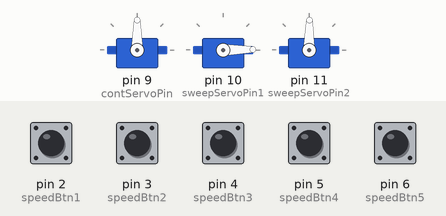
Bench run of a sketch on a simulated Arduino Uno, built with avr-gcc and run on an emulated ATmega328P. Shown: 3 × servo. The inputs (shaded band) are chosen by the test bench; at power-on: pin 2 (speedBtn1), pin 3 (speedBtn2), pin 4 (speedBtn3), pin 5 (speedBtn4), pin 6 (speedBtn5) HIGH.

Above: at 1.2 s.
1.3 s: pin 2 (speedBtn1) pulled LOW for 0.15 s
At 1.9 s:
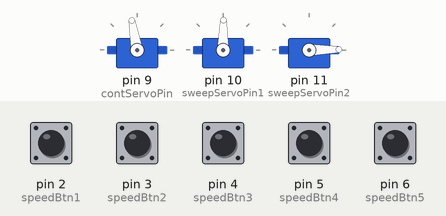
4.3 s: pin 4 (speedBtn3) pulled LOW for 0.15 s
At 5.19 s:
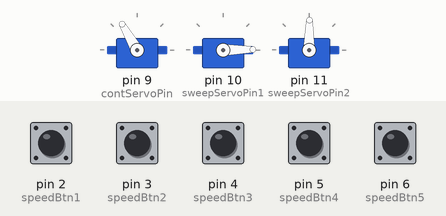
7.3 s: pin 3 (speedBtn2) pulled LOW for 0.15 s
At 8.26 s:
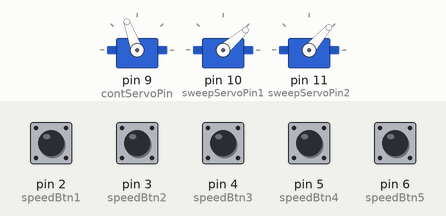
10.3 s: pin 6 (speedBtn5) pulled LOW for 0.15 s
At 10.64 s:
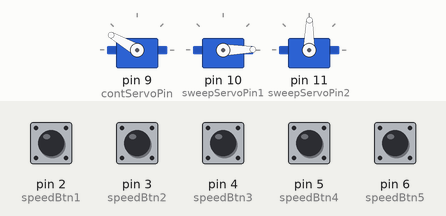
13.3 s: pin 5 (speedBtn4) pulled LOW for 0.15 s
At 14.04 s:
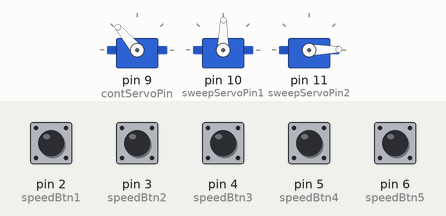
16.3 s: pin 3 (speedBtn2) pulled LOW for 1 s
At 17.1 s:
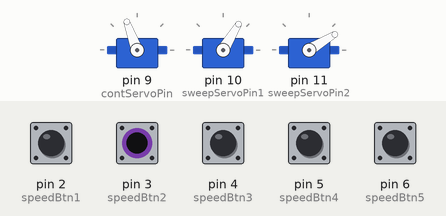
Timing chart, 0 to 20.3 s (numbered marks = the images above; inputs shaded):
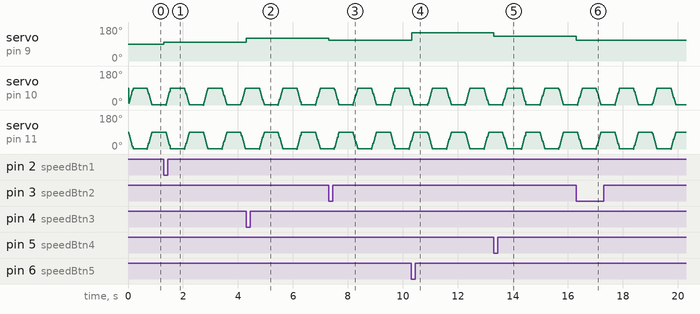

Measured:
- after the input at 1.3 s, servo on pin 9 (contServoPin): 90° → 100° at once
- after the input at 4.3 s, servo on pin 9 (contServoPin): 100° → 120° at once
- after the input at 7.3 s, servo on pin 9 (contServoPin): 120° → 110° at once
- after the input at 10.3 s, servo on pin 9 (contServoPin): 110° → 150° at once
- after the input at 13.3 s, servo on pin 9 (contServoPin): 150° → 130° at once
- after the input at 16.3 s, servo on pin 9 (contServoPin): 130° → 110° at once

The sketch:

button_movement.ino
```cpp
// Revisit to test slider capability for different speeds using only 1 pin instead of 5 total pins for 5 preset speeds
#include <Servo.h>

Servo continuousServo;
Servo sweepServo1;
Servo sweepServo2;

const int contServoPin = 9;
const int sweepServoPin1 = 10;
const int sweepServoPin2 = 11;

// 5 Speed Buttons
const int speedBtn1 = 2;
const int speedBtn2 = 3;
const int speedBtn3 = 4;
const int speedBtn4 = 5;
const int speedBtn5 = 6;

int contStop = 90;     // Adjust if needed for true stop
bool contAttached = true;

// Movement timing
unsigned long moveInterval = 2;
unsigned long pauseTime = 500;

// Sweep Servo 1 (0 ↔ 90)
int sweepPos1 = 0;
bool sweepUp1 = true;
bool pauseState1 = false;
unsigned long previousMillis1 = 0;
unsigned long pauseStart1 = 0;

// Sweep Servo 2 (90 ↔ 0)
int sweepPos2 = 90;
bool sweepUp2 = false;
bool pauseState2 = false;
unsigned long previousMillis2 = 0;
unsigned long pauseStart2 = 0;

void setup() {
  continuousServo.attach(contServoPin);
  sweepServo1.attach(sweepServoPin1);
  sweepServo2.attach(sweepServoPin2);

  pinMode(speedBtn1, INPUT_PULLUP);
  pinMode(speedBtn2, INPUT_PULLUP);
  pinMode(speedBtn3, INPUT_PULLUP);
  pinMode(speedBtn4, INPUT_PULLUP);
  pinMode(speedBtn5, INPUT_PULLUP);

  continuousServo.detach();  // Start with no signal
  contAttached = false;
}

void loop() {
  controlContinuousServo();
  sweepServoOne();
  sweepServoTwo();
}

// ----------------------------
// Continuous Servo – 5 Speed Presets
// ----------------------------
void controlContinuousServo() {

  int speed = 0;

  if (digitalRead(speedBtn1) == LOW) speed = 10;
  else if (digitalRead(speedBtn2) == LOW) speed = 20;
  else if (digitalRead(speedBtn3) == LOW) speed = 30;
  else if (digitalRead(speedBtn4) == LOW) speed = 40;
  else if (digitalRead(speedBtn5) == LOW) speed = 60;

  if (speed > 0) {
    if (!contAttached) {
      continuousServo.attach(contServoPin);
      contAttached = true;
    }
    continuousServo.write(contStop + speed);
  }
  else {
    if (contAttached) {
      continuousServo.detach();   // Remove signal completely
      contAttached = false;
    }
  }
}

// ----------------------------
// Sweep Servo 1 (0 ↔ 90)
// ----------------------------
void sweepServoOne() {
  unsigned long currentMillis = millis();

  if (pauseState1) {
    if (currentMillis - pauseStart1 >= pauseTime) {
      pauseState1 = false;
      sweepUp1 = !sweepUp1;
    }
    return;
  }

  if (currentMillis - previousMillis1 >= moveInterval) {
    previousMillis1 = currentMillis;

    sweepServo1.write(sweepPos1);

    if (sweepUp1) {
      sweepPos1++;
      if (sweepPos1 >= 90) {
        sweepPos1 = 90;
        pauseState1 = true;
        pauseStart1 = currentMillis;
      }
    } else {
      sweepPos1--;
      if (sweepPos1 <= 0) {
        sweepPos1 = 0;
        pauseState1 = true;
        pauseStart1 = currentMillis;
      }
    }
  }
}

// ----------------------------
// Sweep Servo 2 (90 ↔ 0)
// ----------------------------
void sweepServoTwo() {
  unsigned long currentMillis = millis();

  if (pauseState2) {
    if (currentMillis - pauseStart2 >= pauseTime) {
      pauseState2 = false;
      sweepUp2 = !sweepUp2;
    }
    return;
  }

  if (currentMillis - previousMillis2 >= moveInterval) {
    previousMillis2 = currentMillis;

    sweepServo2.write(sweepPos2);

    if (sweepUp2) {
      sweepPos2++;
      if (sweepPos2 >= 90) {
        sweepPos2 = 90;
        pauseState2 = true;
        pauseStart2 = currentMillis;
      }
    } else {
      sweepPos2--;
      if (sweepPos2 <= 0) {
        sweepPos2 = 0;
        pauseState2 = true;
        pauseStart2 = currentMillis;
      }
    }
  }
}
```
